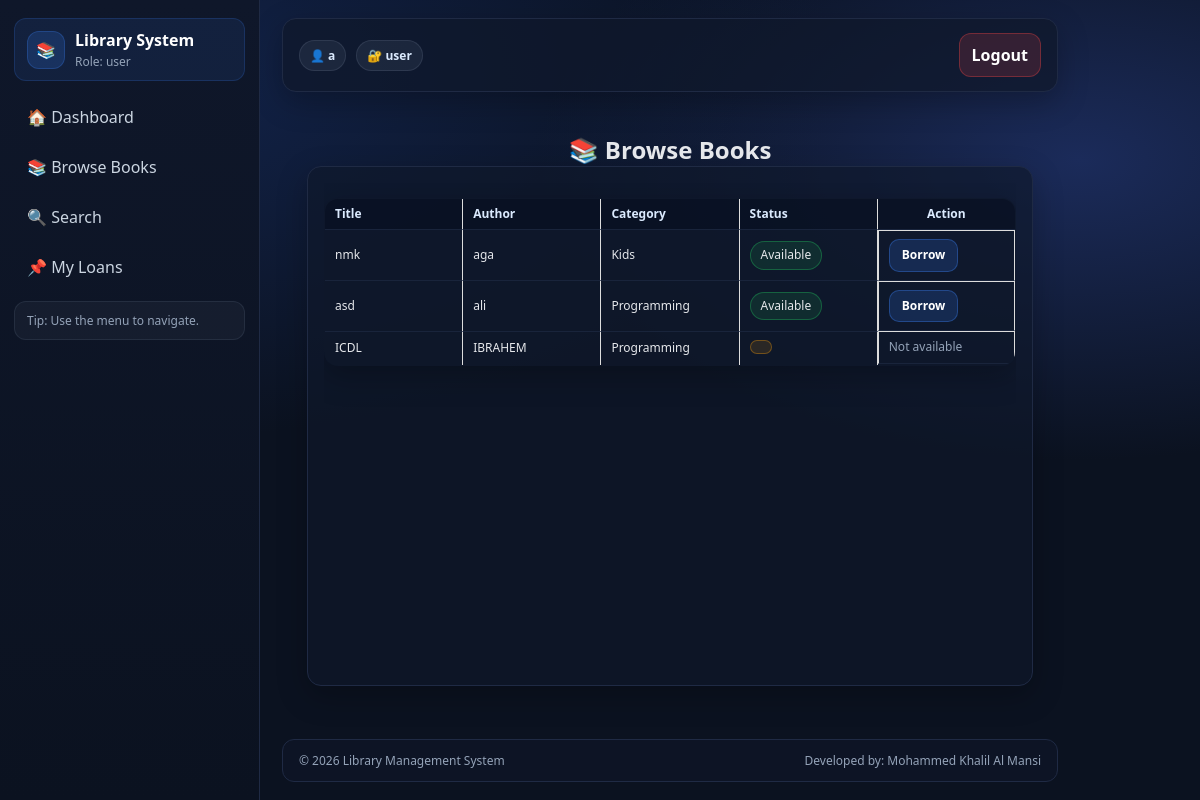
Page /user/books.php (signed in) on the committed database.
### tables this page shows
CREATE TABLE `books` (
  `id` int(11) NOT NULL,
  `title` varchar(200) NOT NULL,
  `author` varchar(150) NOT NULL,
  `category_id` int(11) DEFAULT NULL,
  `status` enum('available','loaned') DEFAULT 'available',
  `created_at` timestamp NOT NULL DEFAULT current_timestamp()
);

CREATE TABLE `categories` (
  `id` int(11) NOT NULL,
  `name` varchar(100) NOT NULL
);

### user/books.php (the view, shortened to what this page needs)
<?php
include '../config/db.php';
$books = $conn->query("
  SELECT books.id, books.title, books.author, categories.name AS category, books.status
  FROM books
  LEFT JOIN categories ON books.category_id = categories.id
  ORDER BY books.id DESC
");
include '../includes/layout_top.php';
?>
<h2 class="page-title">📚 Browse Books</h2>
<div class="panel panel-wide">
  <div class="table-wrap">
    <table class="table">
      <thead>
        <tr>
          <th>Title</th><th>Author</th><th>Category</th><th>Status</th><th>Action</th>
        </tr>
      </thead>
      <tbody>
      <?php while($b = $books->fetch_assoc()):
          $status = $b['status'] ?? '';
          $badge = ($status==='available')?'available':'borrowed';
      ?>
        <tr>
          <td><?= htmlspecialchars($b['title']) ?></td>
          <td><?= htmlspecialchars($b['author']) ?></td>
          <td><?= htmlspecialchars($b['category'] ?? '—') ?></td>
          <td><span class="badge <?= $badge ?>"><?= htmlspecialchars(ucfirst($status)) ?></span></td>
          <td class="actions">
            <?php if($status==='available'): ?>
              <a class="btn primary" href="borrow.php?book_id=<?= (int)$b['id'] ?>" data-confirm="Borrow this book?">Borrow</a>
            <?php else: ?>
              <span class="small">Not available</span>
            <?php endif; ?>
          </td>
        </tr>
      <?php endwhile; ?>
      </tbody>
    </table>
  </div>
</div>
<?php include '../includes/layout_bottom.php'; ?>

### includes/layout_top.php (shortened to what this page needs)
<!DOCTYPE html>
<html>
<head>
  <link rel="stylesheet" href="/library_system/assets/css/style.css">
</head>
<body>
<div class="container">
  <?php include _DIR_ . "/sidebar.php"; ?>
  <div class="main">
    <?php include _DIR_ . "/header.php"; ?>
    <div class="content">

### includes/sidebar.php
<?php
$role = $_SESSION['role'] ?? '';
$isLibrarian = ($role === 'librarian');
?>
<aside class="sidebar">
  <div class="brand">
    <div class="logo">📚</div>
    <div>
      <div class="title">Library System</div>
      <div class="sub">Role: <?= htmlspecialchars($role) ?></div>
    </div>
  </div>
  <nav class="nav">
    <a href="/library_system/dashboard/index.php">🏠 Dashboard</a>
    <?php if ($isLibrarian): ?>
      <a href="/library_system/books/index.php">📚 Books List</a>
      <a href="/library_system/books/add_form.php">➕ Add Book</a>
      <a href="/library_system/books/search.php">🔍 Search Books</a>
      <a href="/library_system/loans/index.php">🔁 Loans (Borrow/Return)</a>
      <a href="/library_system/admin/categories/index.php">📁 Categories</a>
      <a href="/library_system/reports/index.php">📊 Reports</a>
      <a href="/library_system/admin/users.php">👥 Users</a>
    <?php else: ?>
      <a href="/library_system/user/books.php">📚 Browse Books</a>
      <a href="/library_system/books/search.php">🔍 Search</a>
      <a href="/library_system/user/my_loans.php">📌 My Loans</a>
    <?php endif; ?>
  </nav>
  <div class="small" style="margin-top:12px; padding:10px 12px; border:1px solid rgba(148,163,184,.12); border-radius:12px; background: rgba(148,163,184,.06);">
    Tip: Use the menu to navigate.
  </div>
</aside>

### includes/header.php
<?php
$name = $_SESSION['user_name'] ?? ($_SESSION['name'] ?? 'User');
$role = $_SESSION['role'] ?? '';
?>
<header class="header">
  <div class="left">
    <span class="pill">👤 <?= htmlspecialchars($name) ?></span>
    <span class="pill">🔐 <?= htmlspecialchars($role) ?></span>
  </div>
  <div class="right">
    <a class="btn danger"
       href="/library_system/logout.php"
       data-confirm="Are you sure you want to logout?">
      Logout
    </a>
  </div>
</header>

### includes/layout_bottom.php (shortened to what this page needs)
</div>
    <footer class="footer">
      <div class="footer-left">© <?php echo date('Y'); ?> Library Management System</div>
      <div class="footer-right">Developed by: Mohammed Khalil Al Mansi</div>
    </footer>
  </div>
</div>
</body>
</html>

### rows in the picture
books: title "nmk", author "aga", category.name "Kids", status "Available"
books: title "asd", author "ali", category.name "Programming", status "Available"
books: title "ICDL", author "IBRAHEM", category.name "Programming", status "Not available"

### other values in the picture
$role "user"
$name "a"
